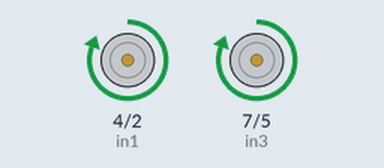
A sketch run on a simulated Arduino Uno, built with avr-gcc and run on an emulated ATmega328P. Shown: motor-driver pin pairs drawn as motors (green arrow = first pin HIGH = forward, orange = second pin HIGH = backward, longer = more drive, scaled by the enable pin).

Above: at 0.1 s.
At 15.6 s:
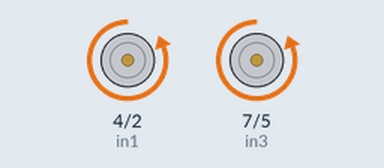
At 17.1 s:
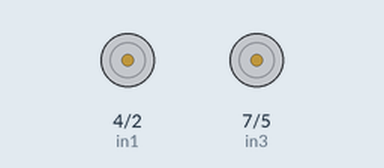
Timing chart, 0 to 18.6 s (numbered marks = the images above):
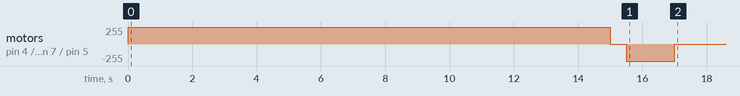

The sketch:

motor_trial.ino
```cpp
int in1 = 4;
int in2 = 2;
int enA = 3;
int in3 = 7;
int in4 = 5;
int enB = 6;

void setup() {
  pinMode(enA, OUTPUT);
  pinMode(in1, OUTPUT);
  pinMode(in2, OUTPUT);
  pinMode(enB, OUTPUT);
  pinMode(in3, OUTPUT);
  pinMode(in4, OUTPUT);

  digitalWrite(in1, HIGH); // move forward for 1.5s
  digitalWrite(in2, LOW);
  digitalWrite(in3, HIGH);
  digitalWrite(in4, LOW);
  digitalWrite(enA, 255);
  digitalWrite(enB, 255);
  delay(15000);

  digitalWrite(in1, LOW); // stop for 1.5s
  digitalWrite(in2, LOW);
  digitalWrite(in3, LOW);
  digitalWrite(in4, LOW);
  digitalWrite(enA, 0);
  digitalWrite(enB, 0);
  delay(500);

  digitalWrite(in1, LOW); // move backward for 1.5s
  digitalWrite(in2, HIGH);
  digitalWrite(in3, LOW);
  digitalWrite(in4, HIGH);
  digitalWrite(enA, 255);
  digitalWrite(enB, 255);
  delay(1500);

  digitalWrite(in1, LOW); // stop
  digitalWrite(in2, LOW);
  digitalWrite(in3, LOW);
  digitalWrite(in4, LOW);
  digitalWrite(enA, 0);
  digitalWrite(enB, 0);
}

void loop() {


}
```
